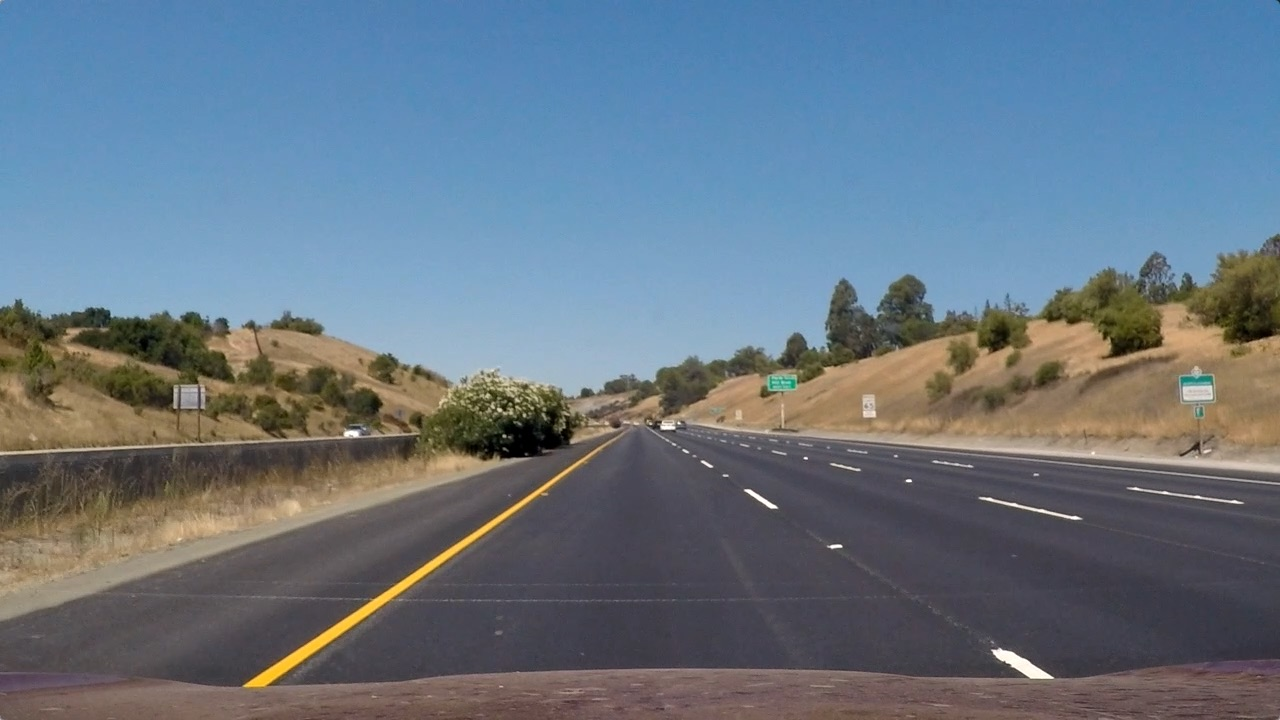
#> input picture test_images/straight_lines1.jpg, 1280 x 720 px; its folder holds only this picture in this run
$ python thresholding.py   (older library calls are emulated)
#> lines starting #> are read from the running program, lines starting #| are printed output that depends on the picture
import glob
import cv2
import numpy as np
from scipy.optimize import minimize
import config

class LaneImage:
    def __init__(self, fname):
        self.img = cv2.imread(fname)
        hls = cv2.cvtColor(self.img, cv2.COLOR_BGR2HLS)
        self.l = hls[:,:,1]
        self.s = hls[:,:,2]
        self.name = fname.split('/')[-1].split('.')[0]

    # The next 4 methods allow compute and threshold using saturation and lighting gradient thresholds
    __threshold = lambda img, threshold : (img > threshold[0]) & (img < threshold[1])

    def lght_direc(self, threshold, save_img=False):
        bool_img = LaneImage.__threshold(LaneImage.__gradient_dir(self.l), threshold)
        if save_img:
            LaneImage.__bool_imwrite('dir/lighting/' + self.name + '_' + str(threshold) + 'ldir.png',
                bool_img)
        return bool_img

    def sat_direc(self, threshold, save_img=False):
        bool_img = LaneImage.__threshold(LaneImage.__gradient_dir(self.s), threshold)
        if save_img:
            LaneImage.__bool_imwrite('dir/saturation/' + self.name + '_' + str(threshold) + 'sdir.png',
                bool_img)
        return bool_img

    def lght_mag(self, threshold, save_img=False):
        bool_img = LaneImage.__threshold(LaneImage.__gradient_mag(self.l), threshold)
        if save_img:
            LaneImage.__bool_imwrite('mag/lighting/' + self.name + '_' + str(threshold) + 'lmag.png',
                bool_img)
        return bool_img

    def sat_mag(self, threshold, save_img=False):
        bool_img = LaneImage.__threshold(LaneImage.__gradient_mag(self.s), threshold)
        if save_img:
            LaneImage.__bool_imwrite('mag/saturation/' + self.name + '_' + str(threshold) + 'smag.png',
                bool_img)
        return bool_img

    # [16 lines left out: function __warp_view, not called in this run]

    # [13 lines of commented-out code are left out]

    def threshold_img(self):
        return np.uint8((self.sat_mag(config.SMAG_THRESHOLD) & \
                self.sat_direc(config.SDIR_THRESHOLD)) | \
                (self.lght_mag(config.LMAG_THRESHOLD) & \
                self.lght_direc(config.LDIR_THRESHOLD)))

    to_top = True
    to_road = False
    def __shift(img, direction):
        im_h, im_w = img.shape
#> (the run stopped early here; a loop or call above may not have finished)

$ run again, on test_images/test3.jpg
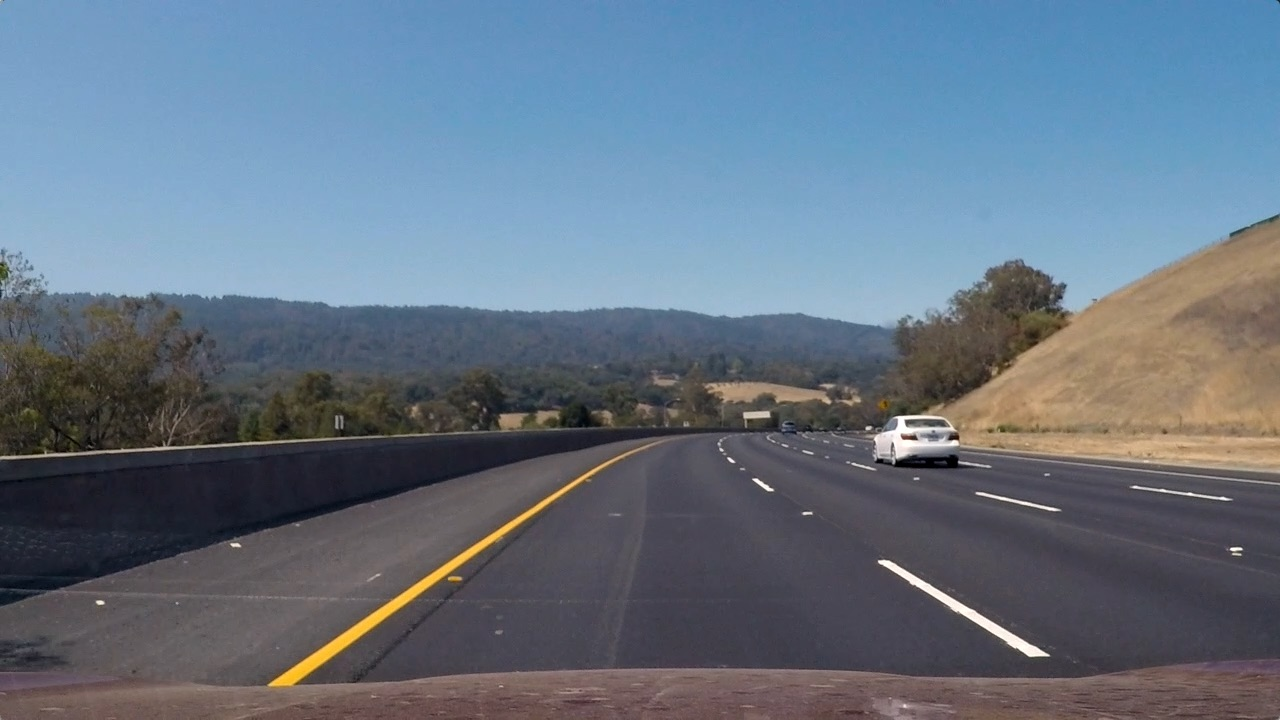
#> input picture test_images/test3.jpg, 1280 x 720 px

$ run again, on test_images/test4.jpg
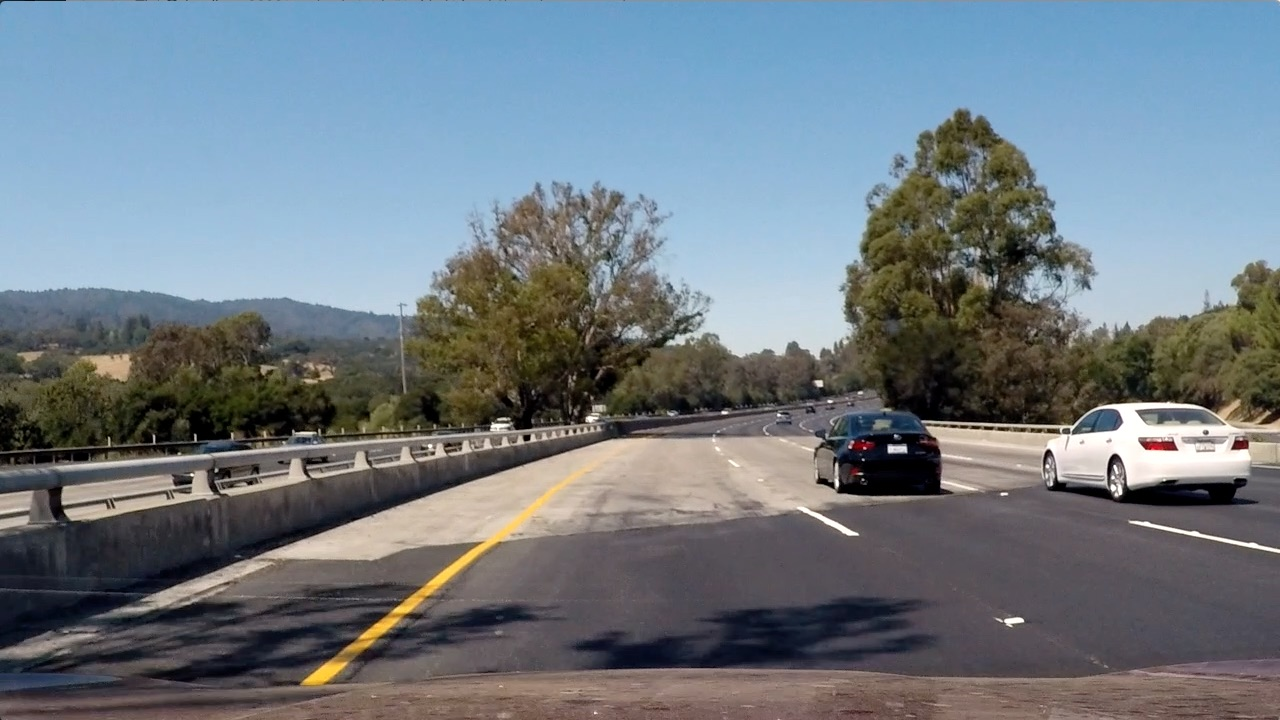
#> input picture test_images/test4.jpg, 1280 x 720 px

$ run again, on test_images/test5.jpg
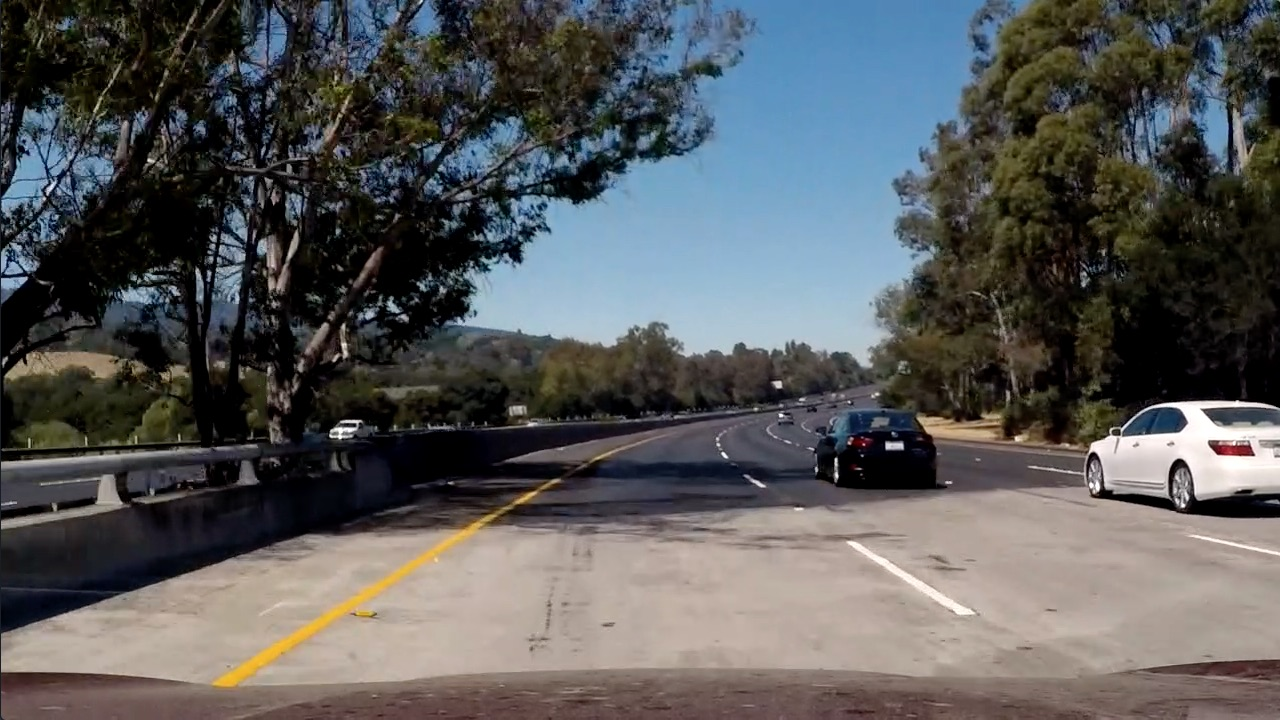
#> input picture test_images/test5.jpg, 1280 x 720 px

$ run again, on test_images/straight_lines2.jpg
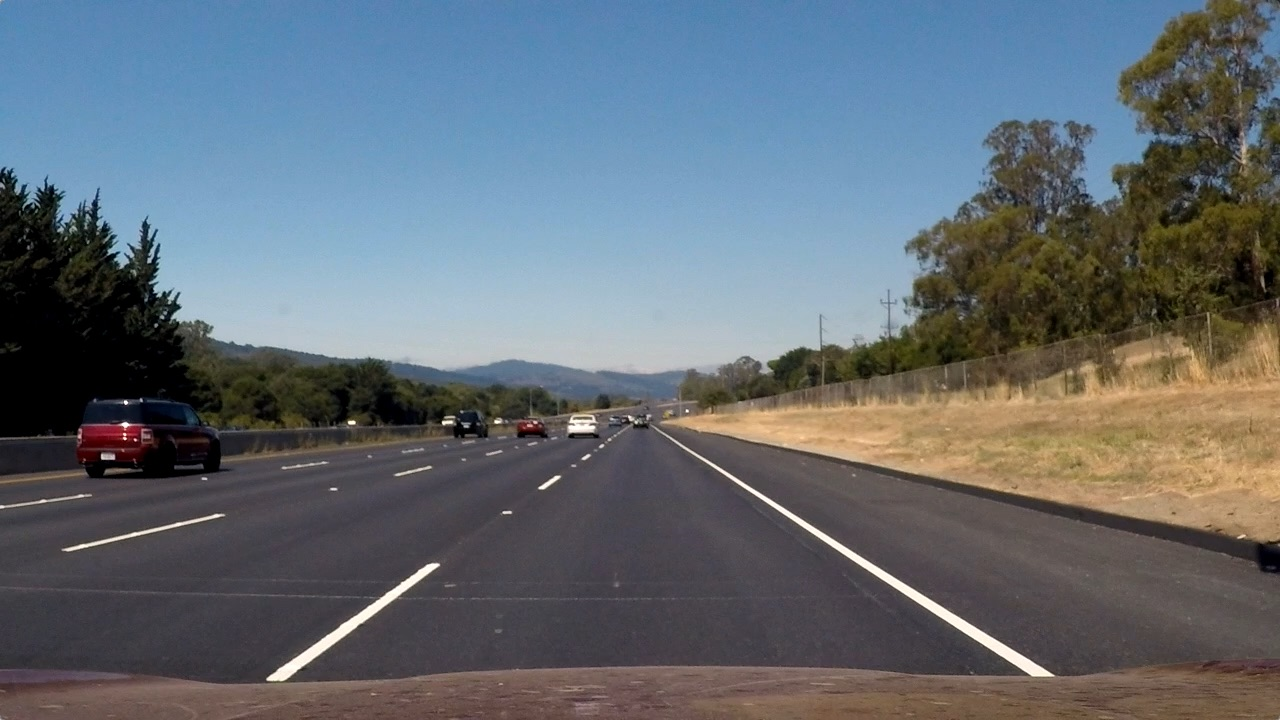
#> input picture test_images/straight_lines2.jpg, 1280 x 720 px
